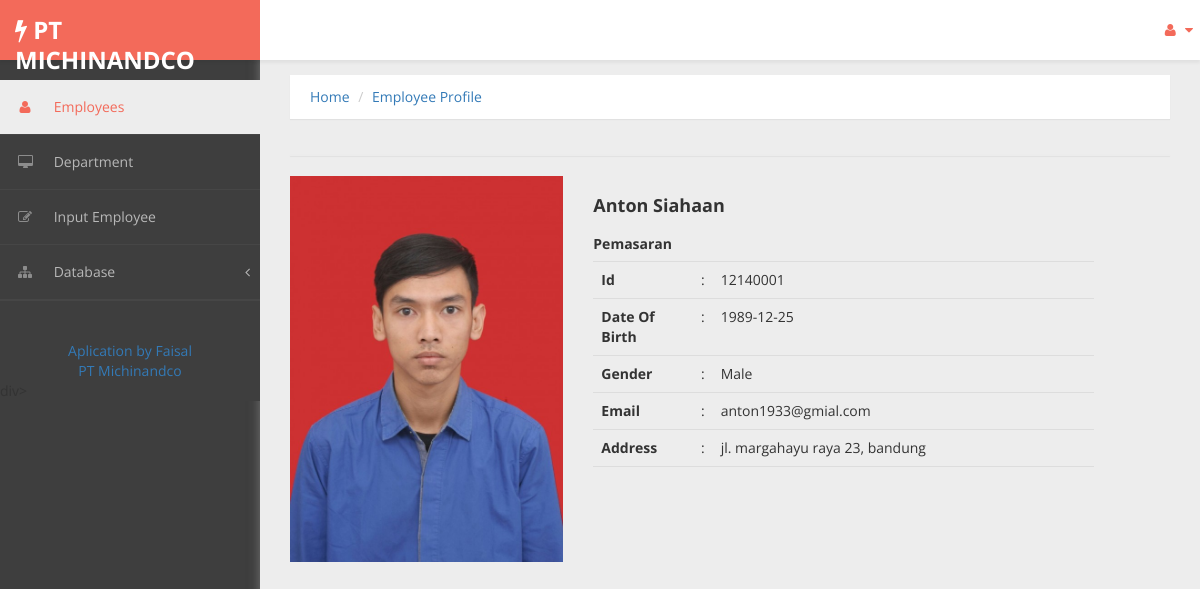
/menu/employee_detail.php?id=12140001, run on the app's committed database.
### tables this page shows
CREATE TABLE IF NOT EXISTS `pegawai` (
  `id` int(20) NOT NULL,
  `name` varchar(50) NOT NULL,
  `dateofbirth` date NOT NULL,
  `gender` varchar(10) NOT NULL,
  `departemen` varchar(50) NOT NULL,
  `email` varchar(40) NOT NULL,
  `addres` varchar(100) NOT NULL,
  `photo` varchar(50) DEFAULT NULL,
  PRIMARY KEY (`id`)
);

### menu/employee_detail.php (the view, shortened to what this page needs)
<?php require_once('../Connections/koneksi.php'); ?>
<?php
if (!function_exists("GetSQLValueString")) {
function GetSQLValueString($theValue, $theType, $theDefinedValue = "", $theNotDefinedValue = "")
{
  $theValue = function_exists("mysql_real_escape_string") ? mysql_real_escape_string($theValue) : mysql_escape_string($theValue);
  switch ($theType) {
    case "long":
    case "int":
      $theValue = ($theValue != "") ? intval($theValue) : "NULL";
      break;
  }
  return $theValue;
}
}
$colname_pegawai = "-1";
if (isset($_GET['id'])) {
  $colname_pegawai = $_GET['id'];
}
$query_pegawai = sprintf("SELECT * FROM pegawai WHERE id = %s", GetSQLValueString($colname_pegawai, "int"));
$pegawai = mysql_query($query_pegawai, $koneksi) or die(mysql_error());
$row_pegawai = mysql_fetch_assoc($pegawai);
?>
<!DOCTYPE html PUBLIC "-//W3C//DTD XHTML 1.0 Transitional//EN" "http://www.w3.org/TR/xhtml1/DTD/xhtml1-transitional.dtd">
<html xmlns="http://www.w3.org/1999/xhtml">
<head>
    <link href="../Bootstrap/css/bootstrap.css" rel="stylesheet" />
    <link href="../Bootstrap/css/font-awesome.css" rel="stylesheet" />
    <link href="../Bootstrap/js/morris/morris-0.4.3.min.css" rel="stylesheet" />
    <link href="../Bootstrap/css/custom-styles.css" rel="stylesheet" />
    <link rel="stylesheet" href="assets/js/Lightweight-Chart/cssCharts.css"></head>
<body>
 <div id="wrapper">
        <nav class="navbar navbar-default top-navbar" role="navigation">
            <div class="navbar-header">
                <a class="navbar-brand"><strong><i class="icon fa fa-bolt"></i> PT MICHINANDCO</strong></a>
            </div>
            <ul class="nav navbar-top-links navbar-right">
                <li class="dropdown">
                <li class="dropdown">
                    <a class="dropdown-toggle" data-toggle="dropdown" href="#" aria-expanded="false">
                        <i class="fa fa-user fa-fw"></i> <i class="fa fa-caret-down"></i>
                    </a>
                </li>
            </ul>
        </nav>
        <nav class="navbar-default navbar-side" role="navigation">
            <div class="sidebar-collapse">
                <ul class="nav" id="main-menu">
                    <li>
                        <a class="active-menu" href="../dashboard.php"><i class="fa fa-user"></i> Employees</a>
                    </li>
                    <li>
                        <a href="department.php"><i class="fa fa-desktop"></i> Department</a>
                    </li>
                    <li>
                        <a href="add_employee.php"><i class="fa fa-edit"></i> Input Employee</a>
                    </li>
					 <li>
                        <a href="#"><i class="fa fa-sitemap"></i> Database<span class="fa arrow"></span></a>
				  </li>
<li role="presentation" class="divider"></li>
		</ul>
		<center><div><a>Aplication by Faisal</a><br/><a >PT Michinandco</a></div></center>
</div>
        </nav>
        <div id="page-wrapper" >
        <div class="header">
						<ol class="breadcrumb">
					  <li ><a href="../dashboard.php">Home</a></li>
					  <li><a>Employee Profile</a></li>
					</ol>
		</div>
                 <div id="page-inner">
            <div class="row">
                <div class="col-md-12">
                    <div class="panel panel-default">
                    </div>
  <div class="row">
  <div class="col-md-4"><img src="../image/<?php echo $row_pegawai['photo']; ?>" width="295" height="241" class="img-responsive" /></div>
  <div class="col-md-7">
  <table>
  <tr>
    <td><h4><strong><?php echo $row_pegawai['name']; ?></strong></h4></td>
  </tr>
  <tr>
    <td><h5><strong><?php echo $row_pegawai['departemen']; ?></strong></h5></td>
  </tr>
  </table>
  <table class="table table-hover">
  <tr>
    <td width="20%"><strong>Id</strong></td>
    <td width="3%">:</td>
    <td width="77%"><?php echo $row_pegawai['id']; ?></td>
  </tr>
  <tr>
    <td><strong>Date Of Birth</strong></td>
    <td>:</td>
    <td><?php echo $row_pegawai['dateofbirth']; ?></td>
  </tr>
  <tr>
  <tr>
    <td><strong>Gender</strong></td>
    <td>:</td>
    <td><?php echo $row_pegawai['gender']; ?></td>
  </tr>
  <tr>
    <td><strong>Email</strong></td>
    <td>:</td>
    <td><?php echo $row_pegawai['email']; ?></td>
  </tr>
  <tr>
    <td><strong>Address</strong></td>
    <td>:</td>
    <td><?php echo $row_pegawai['addres']; ?></td>
  </tr>
  <tr>
    <td></td>
    <td></td>
    <td></td>
  </tr>
</table>
  </div>
</div>
</div>
        </div>
</body>
</html>

### data on the page
pegawai: photo (picture), name "Anton Siahaan", departemen "Pemasaran", id "12140001", dateofbirth "1989-12-25", gender "Male", email "anton1933@gmial.com", addres "jl. margahayu raya 23, bandung"
